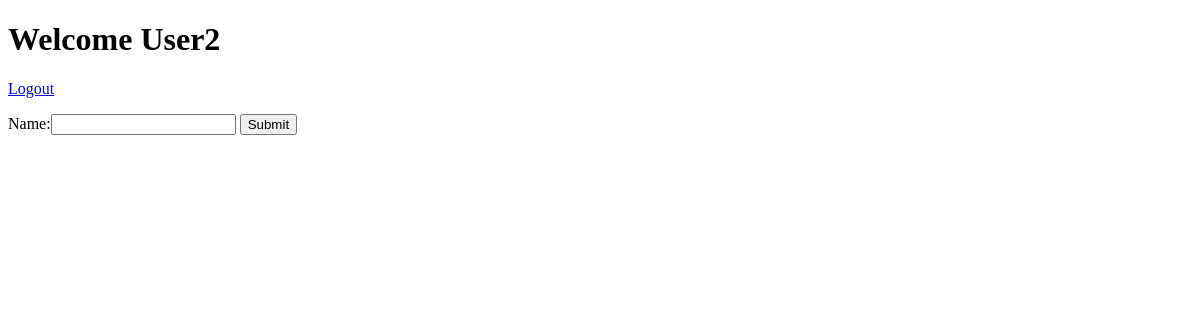
Before: /tags/ (signed in) with the older database file.
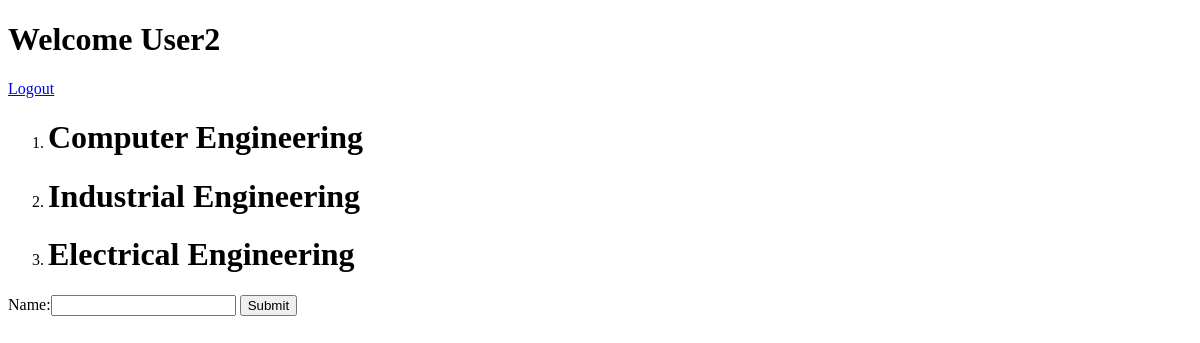
After: the same page with the newer database file.
### tags/models.py (models this page shows, shortened)
class Tag(models.Model):
    name = models.CharField(max_length=50)

### tags/views.py (the view)
def show_tag(request):
    if request.method == "POST":
        form = TagForm(request.POST)
        if form.is_valid():
            form.save()
        else:
            return HttpResponse("Not Valid")
    elif request.method == "GET":
        form = TagForm()
    return render(request, "my_tags.html", {"tags": Tag.objects.all(),
                                            "form": form})

### tags/forms.py
class TagForm(forms.ModelForm):
    class Meta:
        model = Tag
        fields = ["name"]

### tags/templates/my_tags.html (shortened to what this page needs)
<!DOCTYPE html>
<html lang="en">
<head>
</head>
<body>
{% if request.user.username %}
    <h1>Welcome {{ request.user.username }}</h1>
    <a href="/users/logout">Logout</a>
{% endif %}
<ol>
    {% for tag in tags %}
        <li>
            <h1>{{ tag.name }}</h1>
        </li>
    {% endfor %}
</ol>
<form method="POST">
    {{ form }}
    <button type="submit">Submit</button>
</form>
</body>
</html>

Changed rows visible on the page:
added Tag: name "Computer Engineering"
added Tag: name "Industrial Engineering"
added Tag: name "Electrical Engineering"
